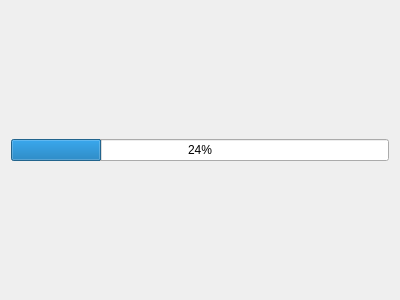
<?xml version="1.0" encoding="UTF-8"?>
<ui version="4.0">
 <class>ProgressBarDialog</class>
 <widget class="QDialog" name="ProgressBarDialog">
  <property name="geometry">
   <rect>
    <x>0</x>
    <y>0</y>
    <width>400</width>
    <height>300</height>
   </rect>
  </property>
  <property name="windowTitle">
   <string>Dialog</string>
  </property>
  <layout class="QHBoxLayout" name="horizontalLayout">
   <item>
    <widget class="QProgressBar" name="progressBar">
     <property name="value">
      <number>24</number>
     </property>
    </widget>
   </item>
  </layout>
 </widget>
 <resources/>
 <connections/>
</ui>
